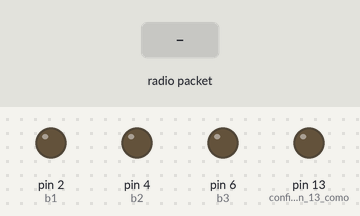
The sketch below on a simulated Arduino Uno, built with avr-gcc and run on an emulated ATmega328P. Parts: output pins drawn as LEDs (lit = HIGH). The test bench sets the inputs (shaded band). No radio packets arrive unless stated; pins used as bus, display or sensor lines are not drawn; what the sketch prints to the serial monitor is not drawn.

Above: at 1.2 s.
1.3 s: radio packet "P" arrives
At 2.7 s:
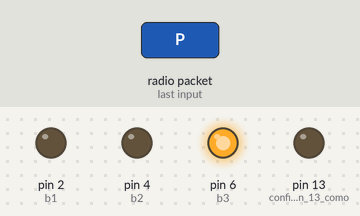
3.0 s: radio packet "T" arrives
At 4.9 s:
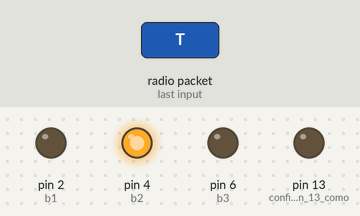
5.2 s: radio packet "M" arrives
At 6.3 s:
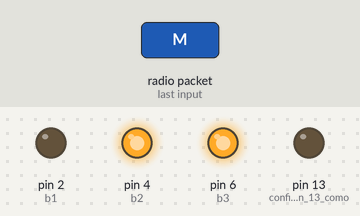
7.5 s: radio packet "A" arrives
At 8.6 s:
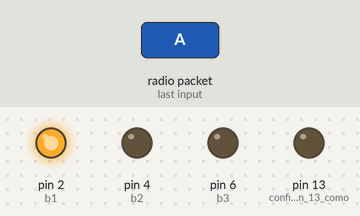
9.7 s: radio packet "B" arrives
At 10.9 s:
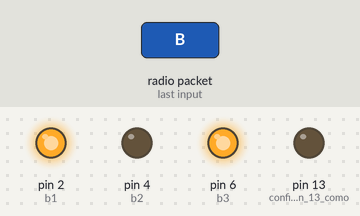
12.0 s: radio packet "H" arrives
At 13.2 s:
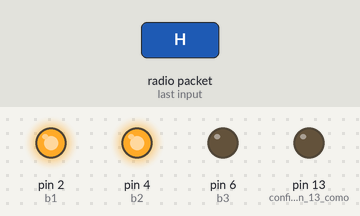
Timing chart, 0 to 15.0 s (numbered marks = the images above; inputs shaded):
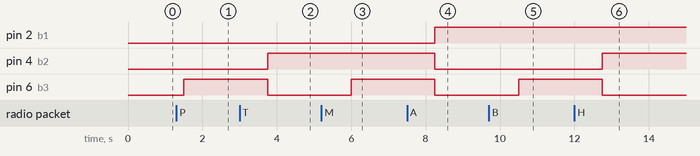

The sketch:

repetidora_rx.ino
```cpp
#include <VirtualWire.h>

int count;

/*
MENSAJES A REPETIR
R = reset
P = puerta
T = telefono
M = mascaras
A = finala
B = finalb
H = humo
S = siguiente
*/

//pinModes

static int b1 = 2;
static int b2 = 4;
static int b3 = 6;
static int clk = 8;
static int rx = 12;

char ant = 'N';

void setup()
{
    Serial.begin(9600);	// abre el puerto de serie
    Serial.println("Receptor listo"); //Imprime "listo" en el monitor serial
    pinMode(13, OUTPUT); //configura el pin 13 como salida, se usara el led integrado.

    vw_set_rx_pin(rx);       //Configura el pin 12 como TX
    vw_set_ptt_inverted(true); //Requerido para DR3100
    vw_setup(4000);	     //  Bits por segundo
    vw_rx_start();       // Inciar el receptor

    //pinModes

    pinMode(b1,OUTPUT);
    pinMode(b2,OUTPUT);
    pinMode(b3,OUTPUT);
    pinMode(clk,OUTPUT);
    digitalWrite(clk,LOW);


}

void loop() {
    uint8_t buf[VW_MAX_MESSAGE_LEN]; //Almacenar en buffer los datos recibidos
    uint8_t buflen = VW_MAX_MESSAGE_LEN; //Determina el numero de caracteres recibidos
    if (vw_get_message(buf, &buflen)) // Si hay un mensaje recibido ejecuta...
    {
	int i;
       	Serial.print("Rx: "); //imprime Rx en el monitor serial

	for (i = 0; i < buflen; i++)  //rutina para impresion del mensaje recibido
	{
            char c = (buf[i]); // guarda el caracter recibido para despues imprimirlo

            if (ant == c){}else{

            switch(c){

              case 'R':

              digitalWrite(b1,LOW);
              digitalWrite(b2,LOW);
              digitalWrite(b3,LOW);

              digitalWrite(clk,HIGH);
              delay (2000);
              digitalWrite(clk,LOW);

              ant = 'R';

              break;

              case 'P':

              digitalWrite(b1,LOW);
              digitalWrite(b2,LOW);
              digitalWrite(b3,HIGH);

              digitalWrite(clk,HIGH);
              delay (2000);
              digitalWrite(clk,LOW);

              ant = 'P';

              break;

              case 'T':

              digitalWrite(b1,LOW);
              digitalWrite(b2,HIGH);
              digitalWrite(b3,LOW);

              digitalWrite(clk,HIGH);
              delay (2000);
              digitalWrite(clk,LOW);

              ant = 'T';

              break;

              case 'M':

              digitalWrite(b1,LOW);
              digitalWrite(b2,HIGH);
              digitalWrite(b3,HIGH);

              digitalWrite(clk,HIGH);
              delay (2000);
              digitalWrite(clk,LOW);

              ant = 'M';

              break;

              case 'A':

              digitalWrite(b1,HIGH);
              digitalWrite(b2,LOW);
              digitalWrite(b3,LOW);

              digitalWrite(clk,HIGH);
              delay (2000);
              digitalWrite(clk,LOW);

              ant = 'A';

              break;

              case 'B':

              digitalWrite(b1,HIGH);
              digitalWrite(b2,LOW);
              digitalWrite(b3,HIGH);

              digitalWrite(clk,HIGH);
              delay (2000);
              digitalWrite(clk,LOW);

              ant = 'B';

              break;

              case 'H':

              digitalWrite(b1,HIGH);
              digitalWrite(b2,HIGH);
              digitalWrite(b3,LOW);

              digitalWrite(clk,HIGH);
              delay (2000);
              digitalWrite(clk,LOW);

              ant = 'H';

              break;

              case 'S':

              digitalWrite(b1,HIGH);
              digitalWrite(b2,HIGH);
              digitalWrite(b3,HIGH);

              digitalWrite(clk,HIGH);
              delay (2000);
              digitalWrite(clk,LOW);

              ant = 'S';

              break;

            }
            }
            Serial.print(c); //imprime el caracter recibido en el monitor serial
	    Serial.print(" "); //deja un espacio en el monitor serial
	}
        count++;  //incrementa contador
        Serial.print(count);  //imprime el contador en el monitor serial
	Serial.println("");   // salto de linea monitor serial
    }

delay(125);                 // Pausa antes repetir el ciclo

delay(125);                 // Pausa antes repetir el ciclo
}
```

Measured:
- after the input at 1.3 s, pin 6 (b3): LOW → HIGH after 0.20 s
- after the input at 3.0 s, pin 4 (b2): LOW → HIGH after 0.75 s; pin 6 (b3): HIGH → LOW after 0.75 s
- after the input at 5.2 s, pin 6 (b3): LOW → HIGH after 0.80 s
- after the input at 7.5 s, pin 2 (b1): LOW → HIGH after 0.75 s; pin 4 (b2), pin 6 (b3): HIGH → LOW after 0.75 s
- after the input at 9.7 s, pin 6 (b3): LOW → HIGH after 0.80 s
- after the input at 12.0 s, pin 4 (b2): LOW → HIGH after 0.75 s; pin 6 (b3): HIGH → LOW after 0.75 s
